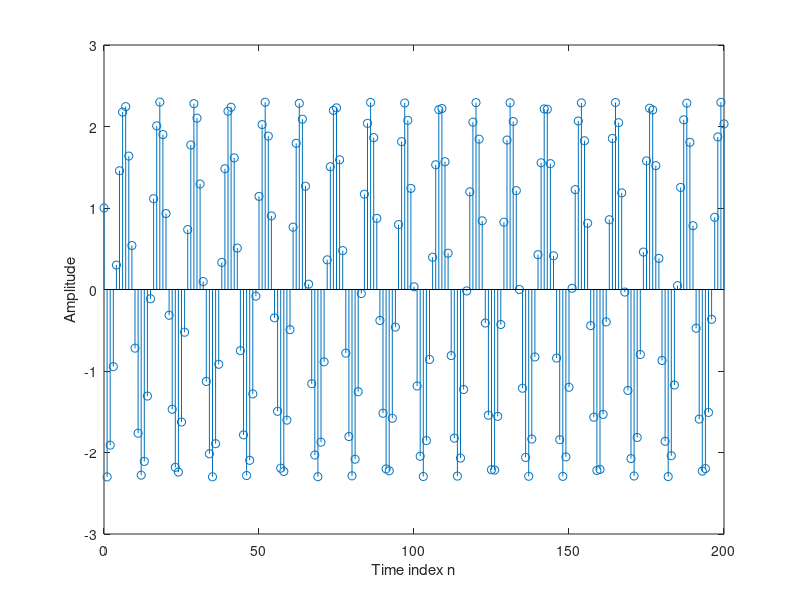

MATLAB code to generate this figure:
% Program Q2_33
% Stability test based on the sum of the absolute
% values of the impulse response samples
clf;
num = [1 -4 3]; den = [1 -1.7 1.0];
N = 200;
h = impz(num, den, N + 1);
parsum = 0;

for k = 1:N + 1;
    parsum = parsum + abs(h(k));
    if abs(h(k)) < 10 ^ (-6), break, end
end

% Plot the impulse response
n = 0:N;
stem(n, h)
xlabel('Time index n'); ylabel('Amplitude');
% Print the value of abs(h(k))
disp('Value ='); disp(abs(h(k)));
